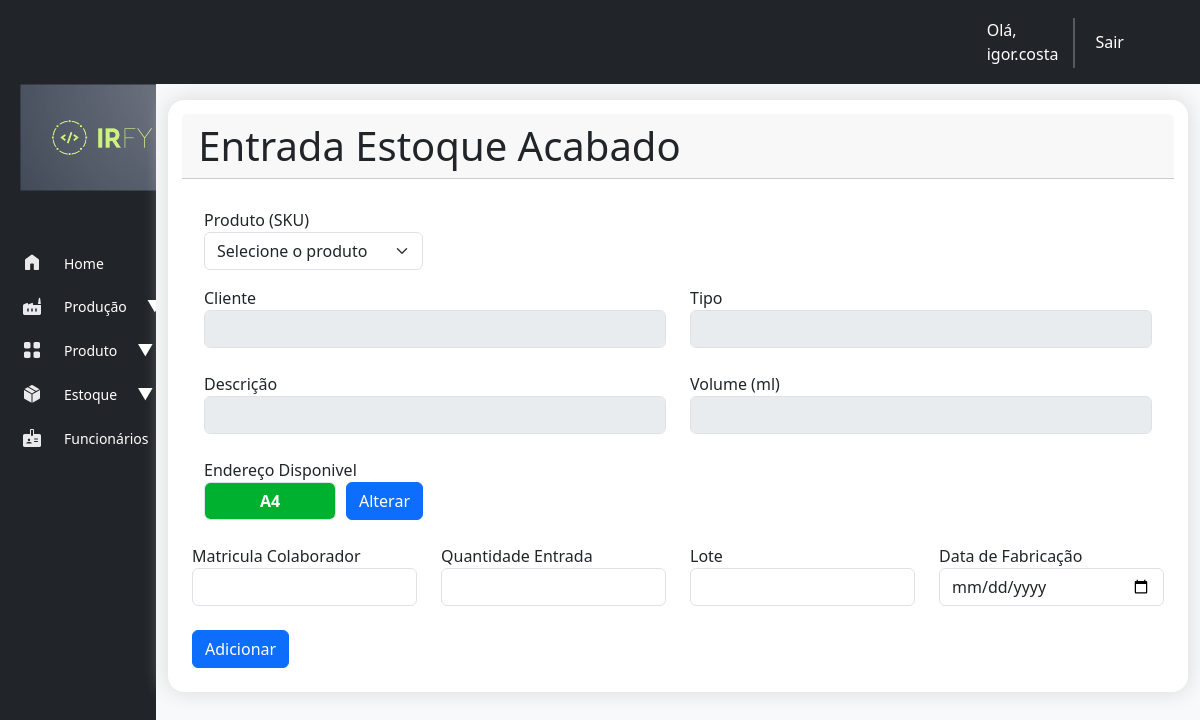
The page /estoque/entrada_estoque_temp/ (signed in) on the database as committed earlier.
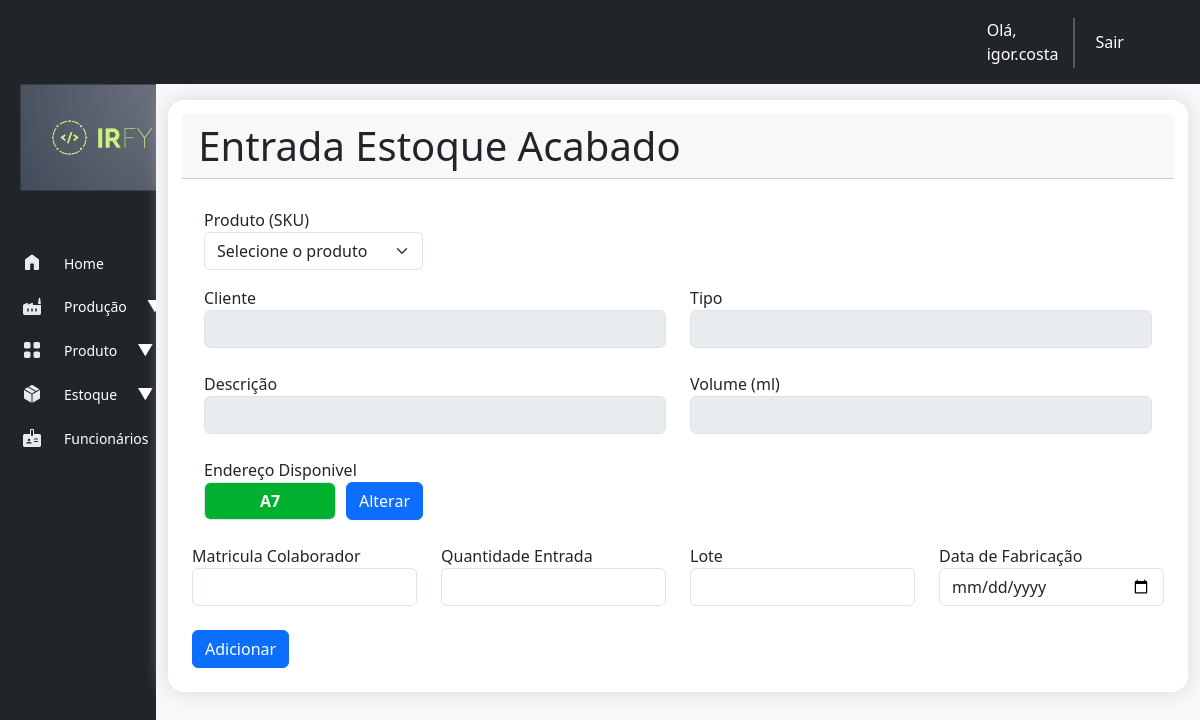
The same page on the database as committed later.
### estoque/models.py (models this page shows)
class Drive(models.Model):
    rua = models.CharField(max_length=1, choices=[('A', 'Rua A'), ('B', 'Rua B'), ('C', 'Rua C')])
    numero = models.PositiveIntegerField()
    ocupado = models.BooleanField(default=False)
    produto = models.ForeignKey(Produto, on_delete=models.SET_NULL, null=True, blank=True)
    tipo = models.CharField(max_length=15,choices=[('acabado', 'Acabado'), ('intermediario', 'Intermediario')])
    class Meta:
        unique_together = ('rua', 'numero')
    def __str__(self):
        return f"{self.rua}{self.numero}"

### estoque/views.py (the view, shortened to what this page needs)
# urls.py: path('entrada_estoque_temp/', views.entrada_estoque_temp, name='entrada_estoque'),
@login_required
def entrada_estoque_temp(request):
    ruas = Drive.objects.values_list('rua', flat=True).filter(tipo="acabado").distinct()
    drives = Drive.objects.order_by('rua', 'numero')
    produtos = Produto.objects.all()
    endereco_sugerido = Drive.objects.filter(ocupado=False).first()
    return render(request, 'estoque_acabado/entrada_estoque_temp.html', {'drives': drives, 'produtos': produtos, 'endereco_sugerido': endereco_sugerido, 'ruas': ruas})

### cadastro/models.py (called while the page is built)
    def __str__(self):
        return self.nome_cliente

### estoque/templates/estoque_acabado/entrada_estoque_temp.html (shortened to what this page needs)
{% extends "base.html" %}
{% load static %}
{% load humanize %}
{% block header %}
    <div class="card-header d-flex justify-content-between">
      <div>
          <h2 class="display-6 mb-0">Entrada Estoque Acabado</h2>
      </div>
  </div>
{% endblock header %}
{% block content %}
{% block extra_css %}
<link rel="stylesheet" href="{% static 'style/estoque.css' %}">
{% endblock %}
<div class="container-fluid">
    <form method="POST" action="{% url 'entrada_estoque' %}">
      <div class="row">
        <div class="col-md-3 mb-3">
          <label for="produto_id">Produto (SKU)</label>
          <select class="form-select" name="produto_id" id="produto_id" required>
            <option value="" disabled selected>Selecione o produto</option>
          </select>
        </div>
      </div>
      <div class="row">
        <div class="col-md-6 mb-4">
          <label for="cliente">Cliente</label>
          <input type="text" class="form-control" name="cliente" id="cliente" disabled>
        </div>
        <div class="col-md-6 mb-4">
          <label for="tipo_produto">Tipo</label>
          <input type="text" class="form-control" name="tipo_produto" id="tipo_produto" disabled>
        </div>
        <div class="col-md-6 mb-4">
          <label for="descricao_produto">Descrição</label>
          <input type="text" class="form-control" name="descricao_produto" id="descricao_produto" disabled>
        </div>
        <div class="col-md-6 mb-4">
          <label for="volume_produto">Volume (ml)</label>
          <input type="text" class="form-control" name="volume_produto" id="volume_produto" disabled>
        </div>
      <label for="endereco_sugerido">Endereço Disponivel</label>
      <div class="col-md-3 d-flex">
        <input type="text" class="form-control" id="endereco_sugerido" readonly value="{{ endereco_sugerido }}" style="background-color:rgb(0, 177, 47); color: white; height: 38px; text-align: center; font-weight: bold;">
        <button type="button" class="btn btn-primary" data-bs-toggle="modal" data-bs-target="#modalEnderecos" style="margin-left: 10px;">
            Alterar
        </button>
    </div>
  </div>
      </div>
      <div class="row mt-4">
        <div class="col-md-3 mb-4">
          <label for="matricula_funcionario">Matricula Colaborador</label>
          <input type="text" class="form-control" name="matricula_funcionario" id="matricula_funcionario" required min="0">
        </div>
        <div class="col-md-3 mb-4">
          <label for="qtdEntrada">Quantidade Entrada</label>
          <input type="number" class="form-control" name="qtdEntrada" id="qtdEntrada" required>
        </div>
        <div class="col-md-3 mb-4">
          <label for="lote">Lote</label>
          <input type="number" class="form-control" name="lote" id="lote" required min="0">
        </div>
        <div class="col-md-3 mb-4">
          <label for="data_fabricacao">Data de Fabricação</label>
          <input type="date" class="form-control" name="data_fabricacao" id="data_fabricacao" required>
        </div>
      </div>
      <button type="submit" class="btn btn-primary" id="submit-btn">Adicionar</button>
  </div>
</div>
{% endblock content %}

Rows that differ between the two databases and show on the page:
no longer on this page (row edited): Drive: rua+numero "A4"
now on this page (row unchanged): Drive: rua+numero "A7"
